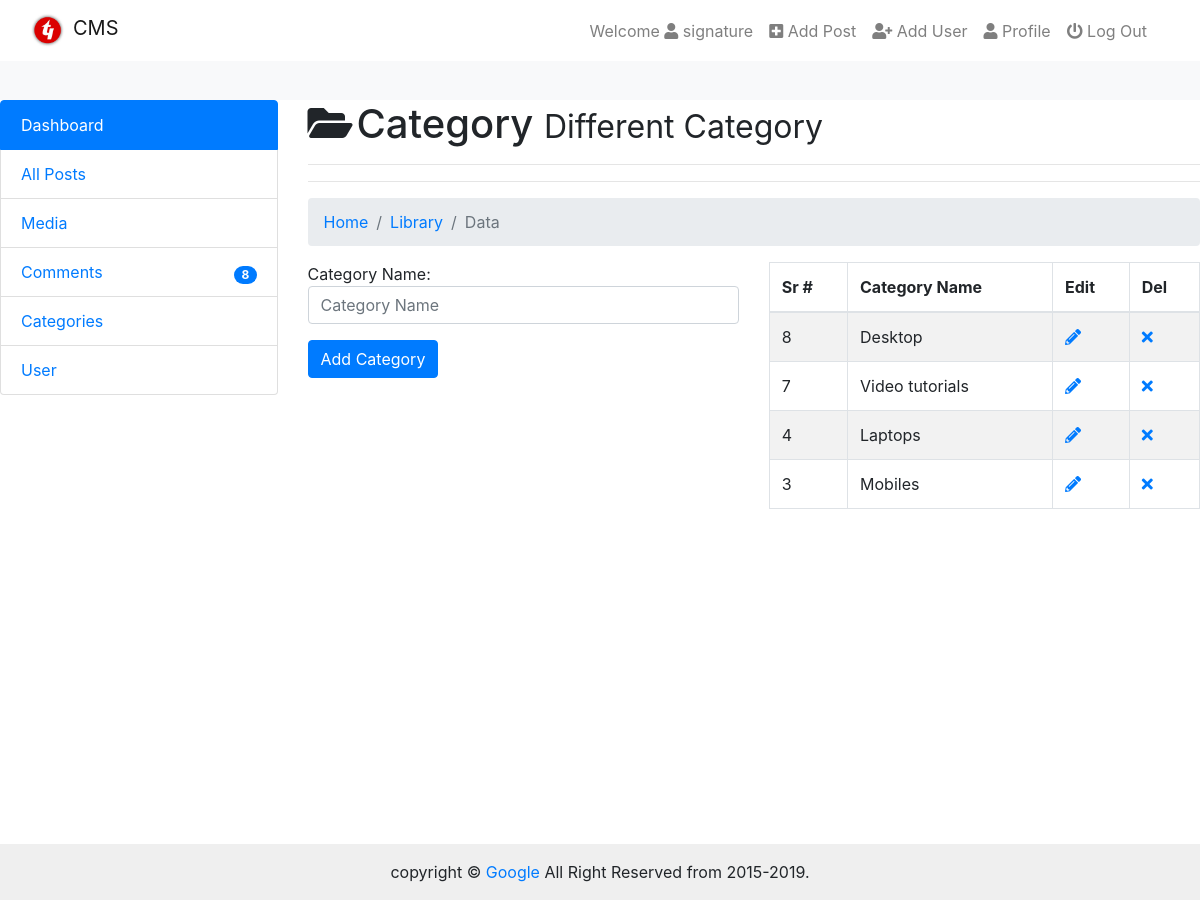
/admin/admin_category.php (signed in), run on the app's committed database.
### tables this page shows
CREATE TABLE IF NOT EXISTS `categories` (
  `id` int(11) NOT NULL AUTO_INCREMENT,
  `category` varchar(255) NOT NULL,
  PRIMARY KEY (`id`)
);

### admin/admin_category.php (the view, shortened to what this page needs)
<?php require_once('includes/header.php');
?>
</head>
<body>
        <?php require_once('includes/navbar.php');?>
        <div class="cointainer-fluid">
            <div class="row">
             <div class="col-md-3">
                <?php require_once('includes/sidebar.php');?>
            </div>
            <div class="col-md-9">
                <h1><i class="fas fa-folder-open mr-1"></i>Category <small>Different Category </small></h1><hr>
                <hr>
                <nav aria-label="breadcrumb">
                  <ol class="breadcrumb">
                    <li class="breadcrumb-item"><a href="#">Home</a></li>
                    <li class="breadcrumb-item"><a href="#">Library</a></li>
                    <li class="breadcrumb-item active" aria-current="page">Data</li>
                </ol>
            </nav>
            <div class="row">
                <div class="col-md-6">
                    <form action="" method="post">
                        <div class="form-group">
                            <lebel for="category"> Category Name:</lebel>
                            <input type="text" placeholder="Category Name" name="cat-name"class="form-control">
                        </div>
                        <input type="submit" value="Add Category" name="submit" class="btn btn-primary">
                    </form>
                </div>
                <div class="col-md-6">
                    <?php
                    $get_query = "SELECT * FROM categories ORDER BY id DESC";
                    $get_run = mysqli_query($con,$get_query);
                    if(mysqli_num_rows($get_run) > 0){
                        ?>
                        <table class="table table-hover table-bordered table-striped">
                            <thead>
                                <tr>
                                    <th>Sr #</th>
                                    <th>Category Name</th>
                                    <th>Edit</th>
                                    <th>Del</th>
                                </tr>
                            </thead>
                            <tbody>
                                <?php
                                while($get_row = mysqli_fetch_array($get_run)){
                                   $category_id = $get_row['id'];
                                   $category_name = $get_row['category'];
                                   ?>
                                   <tr>
                                    <td><?php echo $category_id;?></td>
                                    <td><?php echo ucfirst($category_name);?></td>
                                    <td><a href="admin_category.php?edit=<?php echo $category_id;?>">
                                        <i class="fas fa-pencil-alt"></i></a></td>
                                        <td><a href="admin_category.php?del=<?php echo $category_id;?>"><i class="fa fa-times"></i></a></td>
                                    </tr>
                                <?php } ?>
                            </tbody>
                        </table>
                    <?php } ?>
                </div>
            </div>
        </div>
    </div>
</div>
<?php require_once('includes/footer.php')?>

### admin/css/admin.css (style rules this page uses)
html { height: 100%; background: #f8f9fa; }
body { margin-top: 100px; position: relative; padding-bottom: 3rem; min-height: 100%; }

### data on the page
categories: id "8", category "Desktop"
categories: id "7", category "Video tutorials"
categories: id "4", category "Laptops"
categories: id "3", category "Mobiles"

### other printed values
$_SESSION['username'] "signature"
$num_of_rows "8"
